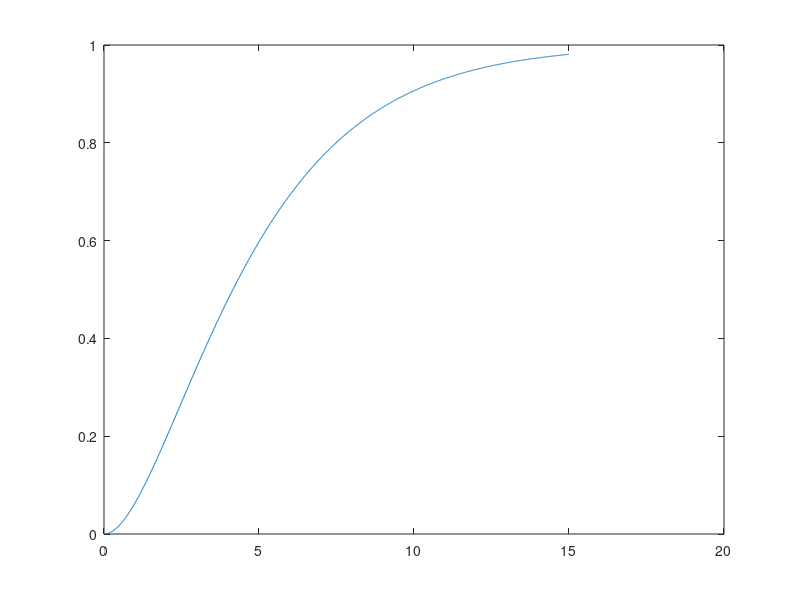

Source code (MATLAB): (Note: this script raises an error after producing the figure.)
pkg load control

%%%%%%%%%%%%%%%%%%%%%%%%%%%%%%%%%%%%%%%%%%%%%%%%%%%%%%%%%%%%%%%%%%%%%%%%%%%%%%%%

clear all

s = tf('s');
g = 1.0 / ( ( 1.0 + 2.0*s ) * ( 1.0 + 3.0*s ) );

[y t x] = step( g, 15.0, 0.01 );

disp( [t y] );
plot( t, y );
csvwrite( "../data/test_lag2_1.csv", [t y], "delimiter", " " );
